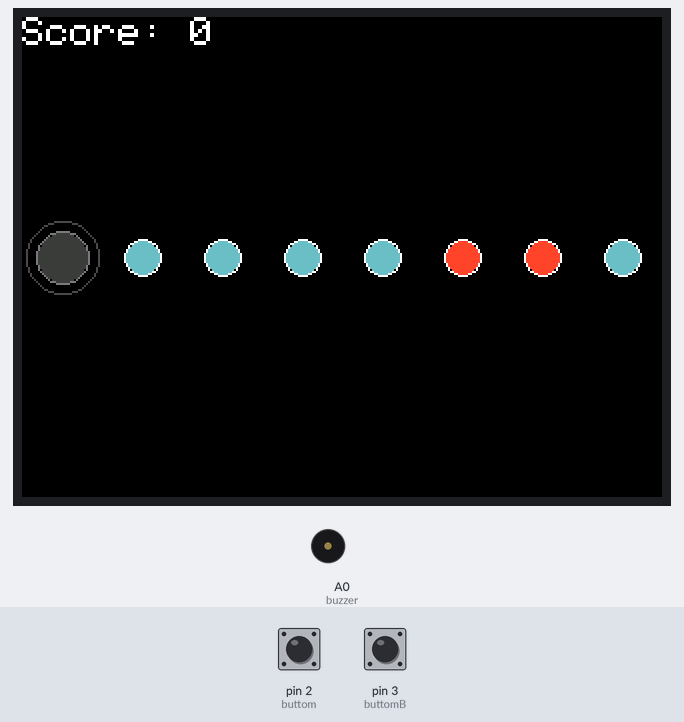
The sketch below on a simulated Arduino Uno, built with avr-gcc and run on an emulated ATmega328P. Parts: 320×240 colour display, buzzer (waves = sounding). Inputs (shaded band) come from the test bench; at power-on: pin 3 (buttomB) HIGH, pin 2 (buttom) HIGH. Random numbers use the default seed unless the sketch sets one.

Above: at 1.4 s.
1.5 s: pin 3 (buttomB) pulled LOW for 0.15 s
At 2.9 s:
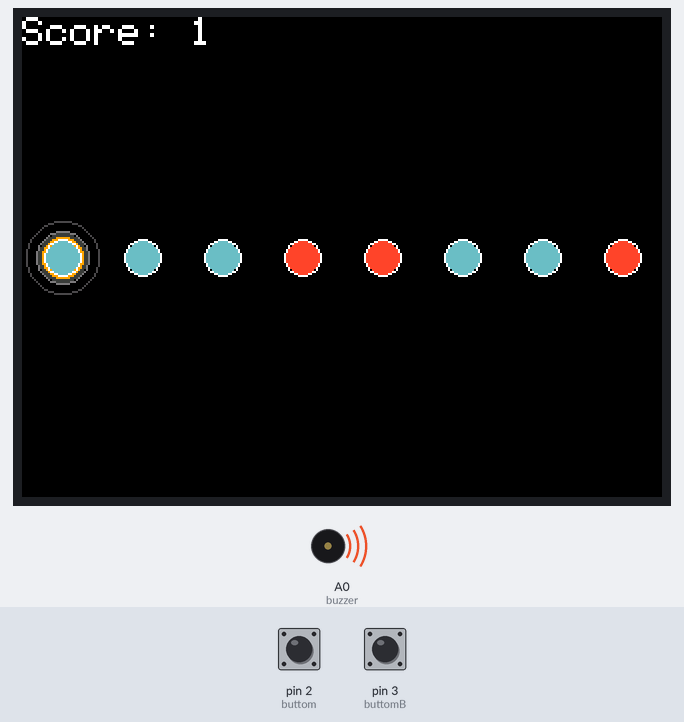
4.6 s: pin 2 (buttom) pulled LOW for 0.15 s
At 5.2 s:
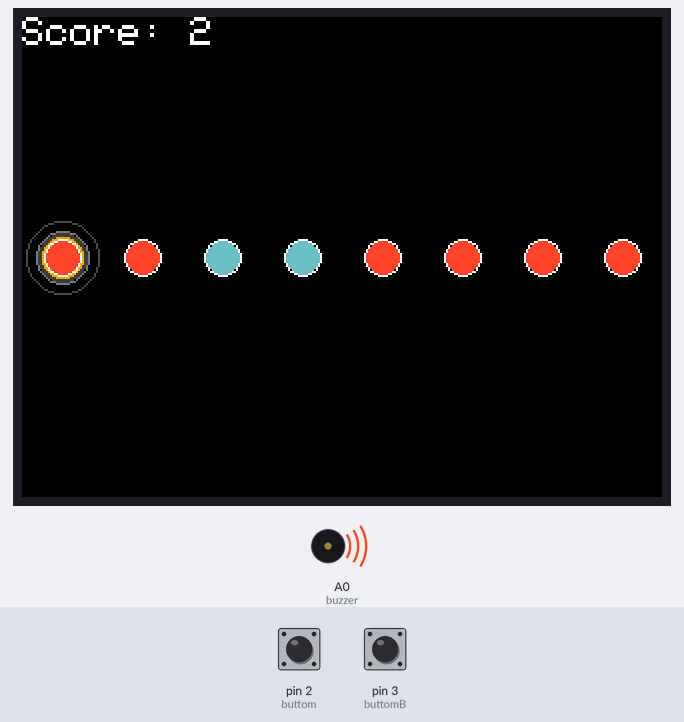
6.9 s: pin 2 (buttom) pulled LOW for 1 s
At 7.7 s:
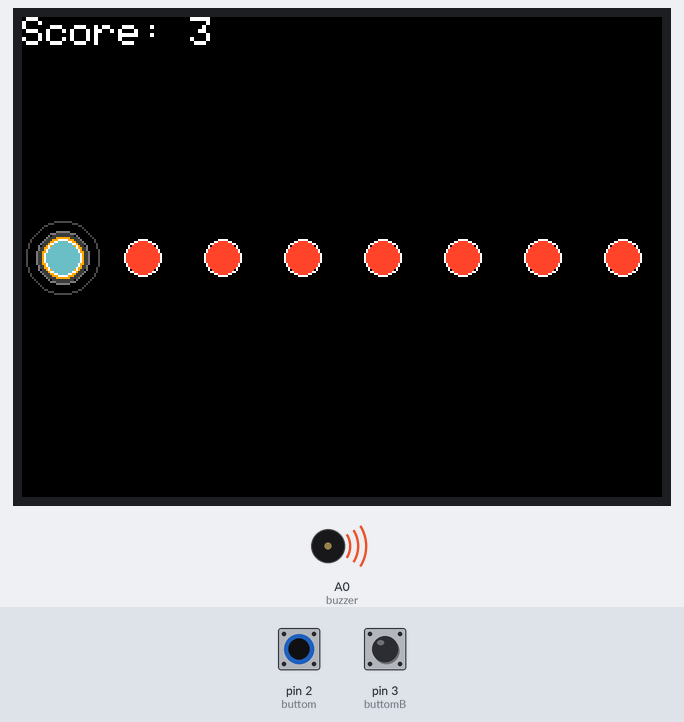
9.4 s: pin 3 (buttomB) pulled LOW for 1 s
At 10.1 s:
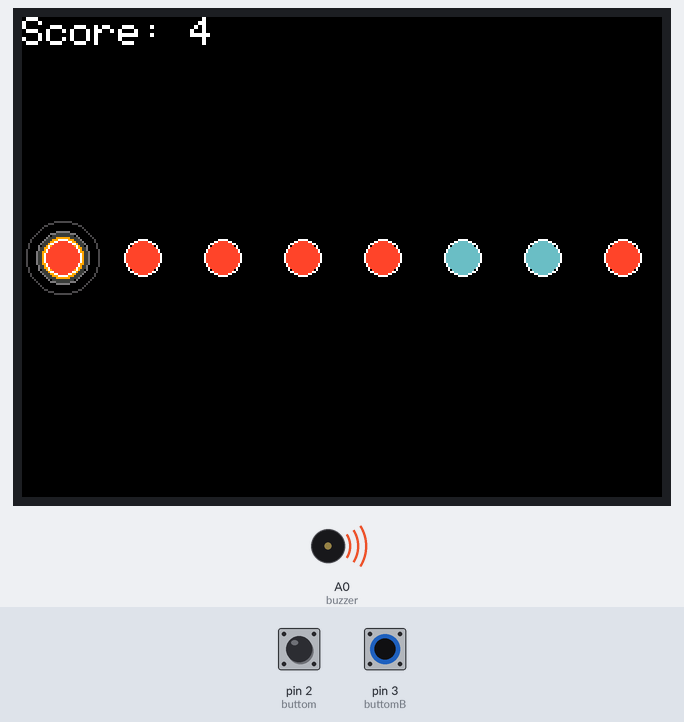
Timing chart, 0 to 12.9 s (numbered marks = the images above; inputs shaded):
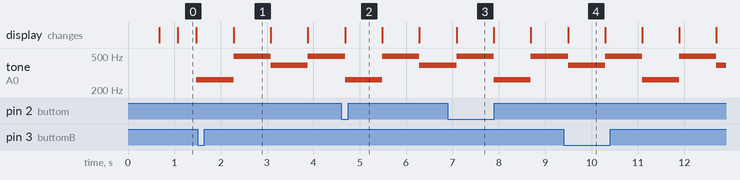

Measured:
- by itself, tone on A0 (buzzer): plays 392 Hz for 0.80 s, 494 Hz for 0.80 s, 262 Hz for 0.80 s, 494 Hz for 0.80 s, 392 Hz for 0.21 s
- what the display in image 1 shows lasts 0.8 s, from 2.3 s to 3.1 s

The sketch:

13_singlePlayer_beater_v2.ino
```cpp
// 這是效率優先, 閹割顯示品質的版本, 但也優化了很多地方
// S1154041 邱立宇
#define C3 131
#define G3 196
#define B3 247
#define C4 262
#define G4 392
#define A4 440
#define B4 494
#define C5 523
#define D5 587
#define E5 659
#define F5 698
#define G5 784
#define A5 880
#define none 0
// 定義頻率, 方便寫音樂
int song[] = {none, none, none,
              C4, B4, G4, B4, C4, B4, G4, B4, C4, B4, G4, B4, C4, B4, G4, B4,
              C3, B3, G3, B3, C3, B3, G3, B3, B4, C5, D5, E5, E5, D5, B4, C5, B4, G4, B4,
              B4, E5, D5, E5, E5, G5, G5, E5, E5, D5, none, B4,
              F5, E5, E5, C5, C5, A4, C5, B4, G4, G4, E5, D5, none,
              F5, E5, E5, C5, C5, A4, A5, G5, E5, D5, B4, G4, none,
              G5, E5, G5, none, G5, E5, G5, none, G5, E5, G5, none, G5, E5, G5, none};
              //歌曲內容
const int a = 61250; // 1 sec
const int b = 50000; // 800 ms
const int c = 25000; // 400 ms
int tempo[] = { c,c,c,
                b,b,b,b,b,b,b,b,b,b,b,b,b,b,b,b,
                b,b,b,b,b,b,b,b,c,c,c,c,c,c,b,b,b,b,b,
                c,c,c,c,c,c,c,c,b,b,b,b,
                c,c,c,c,c,c,b,c,c,c,b,b,c,
                c,c,c,c,c,c,b,b,c,b,b,c,b,
                b,b,b,b,b,b,b,b,b,b,b,b,b,b,a,a};
#include<Adafruit_GFX.h>
#include<Adafruit_ILI9341.h>
const int buttom =  2;
const int buttomB = 3; // 硬體中斷必須要接在 2 3 其一
#define buzzer A0
#define TFT_CS 4
#define TFT_RST 7
#define TFT_DC 8
#define TFT_MOSI 11
#define TFT_CLK 12
#define TFT_MISO 13
// 避免連接 clock 使用到的針腳
Adafruit_ILI9341 tft = Adafruit_ILI9341(TFT_CS, TFT_DC, TFT_MOSI, TFT_CLK, TFT_RST, TFT_MISO);
int index = 0; // 顯示音符的起始 index
int beat = 0; // 播放音樂使用的變數
int score = 0; //分數
int move = 0;
bool update = true;
unsigned long prevtime = 0; // 硬體中斷當中用於debouncing 的變數
unsigned long prevtimeB = 0;
volatile int rightPlace = 0; // 檢查音符是否在打擊點的變數
int SongSize = sizeof(song) / sizeof(int);
int centers[sizeof(song) / sizeof(int)] = {}; // 紀錄音符位置的陣列
bool appears[sizeof(song) / sizeof(int)] = {}; // 判斷是否顯示音符的陣列
bool colors[sizeof(song) / sizeof(int)] = {}; // 紀錄音符顏色的陣列
void setup()
{
  Serial.begin(9600); // 方便觀察 可略
  pinMode(buzzer, OUTPUT); // 設定蜂鳴器
  pinMode(buttom, INPUT_PULLUP); // 設定按鍵
  attachInterrupt(digitalPinToInterrupt(buttom), flash, FALLING); // 硬體中斷: 按鈕被按下時呼叫 Flash
  attachInterrupt(digitalPinToInterrupt(buttomB), flashB, FALLING); // 硬體中斷: 按鈕被按下時呼叫 Flash
  tft.begin(); // 顯示器設定
  tft.fillScreen(ILI9341_BLACK); // 背景顏色
  tft.setRotation(1); // 螢幕旋轉 橫向擺放
  tft.setTextSize(2.5); // 文字大小
  tft.setTextColor(ILI9341_WHITE, ILI9341_BLACK);;
  tft.print(String("Score: ") + score); // 顯示分數初始
  randomSeed(analogRead(0)); // 隨機種子, 用於生成音符顏色

  reset(); // 重置
}
void HitPlace() // 打擊點渲染
{
  tft.drawCircle(20, 120, 18, tft.color565(75,75,75)); // 打擊外框
  tft.drawCircle(20, 120, 13, tft.color565(120,120,120)); // 打擊內框
  tft.fillCircle(20,120, 12, tft.color565(60,60,60)); // 實心內框
}
void reset() // 重置
{
  HitPlace(); // 打擊點渲染
  index = 0; // 初始顯示位置為index
  move = 0;
  update = true;
  int temp = 20; // 第一個音符的初始位置
  for(int i = 0; i < sizeof(song) / sizeof(int); i++) // 將三個陣列的內容產生出來 (centers appears colors)
  {
    centers[i] = temp;
    temp += 40; // 每個音符的間距都為 40
    if(song[i] == none) appears[i] = false; // 若 song 當中沒有要播, 則不顯示音符
    else appears[i] = true; // 反之則顯示
    colors[i] = random(0, 2); // 隨機產生顏色
  }
  cli();
  TCCR1A = 0; // reset 關閉P
  TCCR1B = 0; // reset
  TCCR1B |= B00000100; //將 Prescalar 設定為 256
  TIMSK1 |= B00000010; // 啟動 A 的比對模式
  OCR1A = 18750; // 50000 個週期, 代表 800 ms (Prescalar = 256)
  sei();
}
void loop()
{
}
void UpdateScore() // 更新分數, 在打中的時候被呼叫
{
  //tft.fillCircle(20, 120, 15, ILI9341_YELLOW); // 顯示外框
  tft.fillCircle(20, 120, 10, ILI9341_ORANGE); // 顯示內框
  score++; // 分數增加
  tft.setCursor(0,0);
  tft.print(String("Score: ") + score);// 顯示更新後的分數
}
int ylist[] = {123,124,124,124,123,123,124,124,124,123}; // 用於畫音符的陣列
void drawBeat(int center, bool color) // 畫音符
{
  // tft.drawCircle(center, 120, 10, tft.color565(150,150,150)); // 半徑為 10 的圓外框
  tft.drawCircle(center, 120, 9, ILI9341_WHITE); // 半徑為 9 的內層外框
  tft.fillCircle(center, 120, 8, color ? tft.color565(250, 71, 43):tft.color565(108, 191, 194)); // 填滿顏色

  // tft.drawRect(center - 4, 118, 2, 2, ILI9341_BLACK); // 畫眼睛
  // tft.drawRect(center + 2, 118, 2, 2, ILI9341_BLACK); // 畫眼睛

  // for(int i = center - 5, index = 0; i <= center + 5;i++, index++) // 畫嘴巴
  // {
  //   tft.drawPixel(i, ylist[index], ILI9341_BLACK);
  // }
}
int pressed = 0; // 判斷是否有按下按鈕的變數
void flash() // 按下按鈕時觸發
{
  if(millis() - prevtime > 10) // 硬體中斷 debouncing
  {
    //Serial.println(String("PRESSED") + ttime); //判斷 可略
    prevtime = millis(); // 更新按下時間, 故不可使用 if(rightPlace && millis() - prevtime > 50)
    if(rightPlace == 1) // 可以打且有打 => 播放音樂
    {
      rightPlace = 0; // 重置變數
      pressed = 1; // 更新變數
    }
  }
}
void flashB() // 按下按鈕時觸發
{
  if(millis() - prevtimeB > 10) // 硬體中斷 debouncing
  {
    //Serial.println(String("PRESSED") + ttime); //判斷 可略
    prevtimeB = millis(); // 更新按下時間, 故不可使用 if(rightPlace && millis() - prevtime > 50)
    if(rightPlace == 2) // 可以打且有打 => 播放音樂
    {
      rightPlace = 0; // 重置變數
      pressed = 2; // 更新變數
    }
  }
}
ISR(TIMER1_COMPA_vect) // 音符左移 / 控制分數 / 音符產生
{
  // Serial.println( String("Size Of Song:") + SongSize );
  // Serial.println(String("Size Of Tempo") + sizeof(tempo) / sizeof(int));
  if(pressed) // 如果有按下按鈕 (由於flash, 故必然在正確位置上)
  {
    UpdateScore(); //更新分數
  }
  TCNT1 = 0; // 重置計時器
  OCR1A = tempo[index];
  rightPlace = 0; // 重置變數
  pressed = 0; // 重置變數
  if(index + 8 > SongSize)
  {
      for(int i = 40 + centers[SongSize-1] + move; i <= tft.width(); i += 40) // 清除多餘的
      {
        tft.fillCircle(i, 120, 10, ILI9341_BLACK);
      }
  }
  for(int i = index; i < min(SongSize, index + 8); i++) // 顯示音符, index 為起始值, 只顯示八個音, 減少執行次數, 非必要
  {
      //Serial.println(String("SongSize: ") + SongSize);
      if(appears[i])
      {
        drawBeat(centers[i] + move,colors[i]);
      }
      else
      {
        centers[i]+move == 20 ? HitPlace():tft.fillCircle(centers[i] + move, 120, 10, ILI9341_BLACK);
      }
      rightPlace = colors[i] ? 1:2; // 根據顏色判斷哪個按鍵是對的
  }
  tone(buzzer, song[beat++]); // 播放音樂 (包含 none)

  move -= 40; // 偏移量更新
  index++; // 每一步後起始值必定 + 1, "一定一定"要放在下行的前面, 避免循環時出錯
  beat %= SongSize; // 用於循環播放
  if(beat==0) reset(); // 當循環一圈之後重置
}
```
